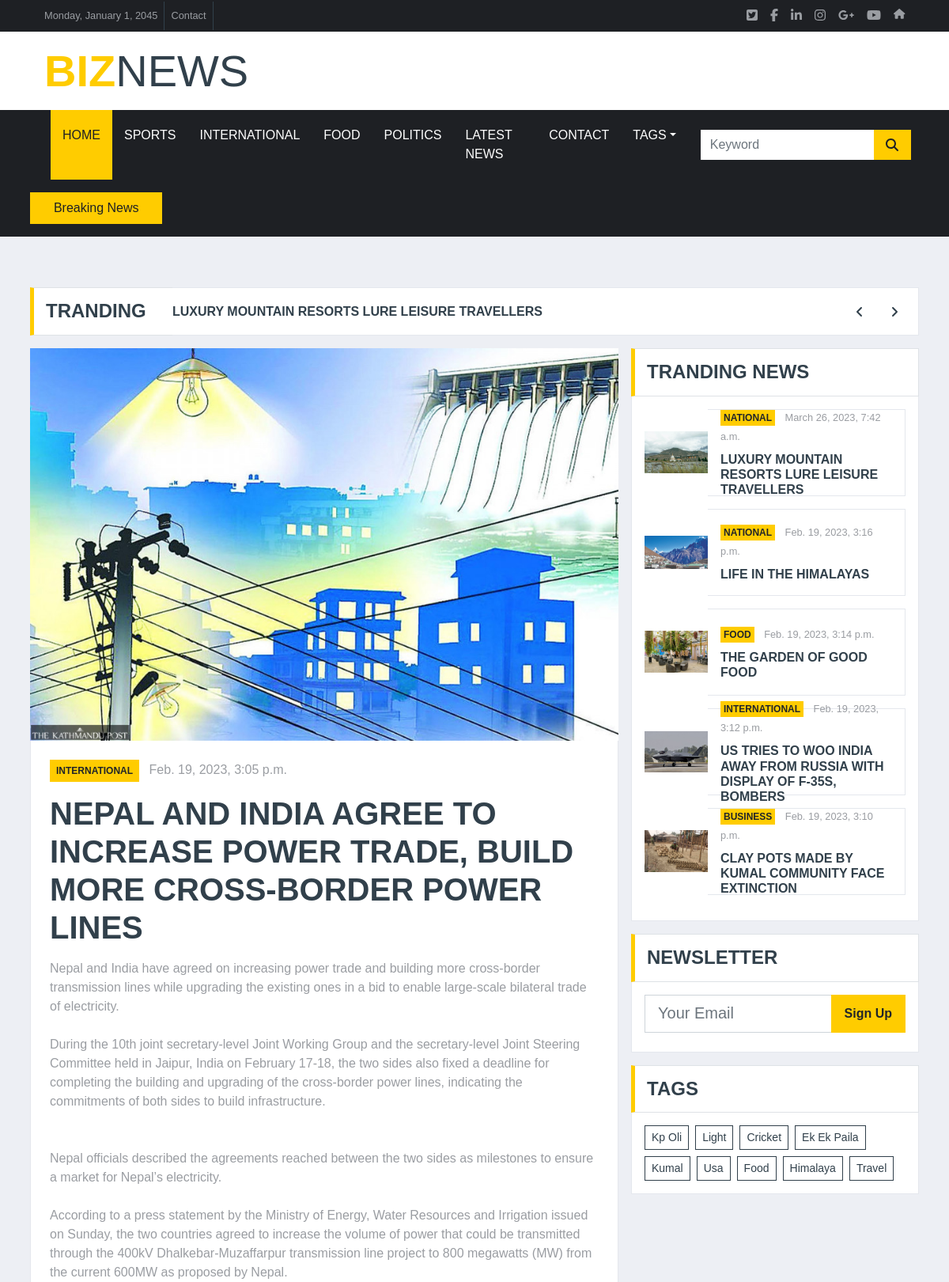
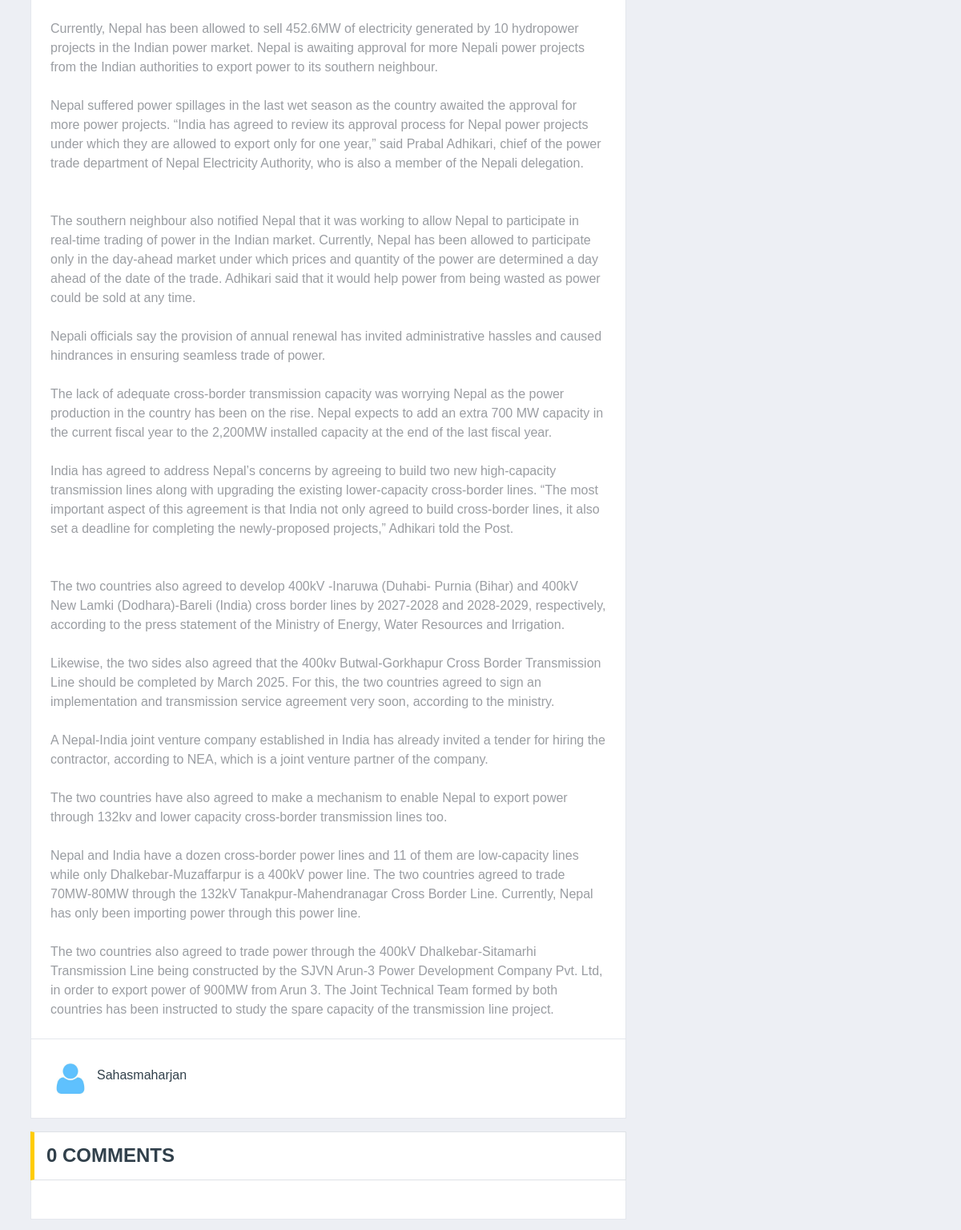
Screenshot of /post-detail/2/ (upper part) with the database file from the repository (2 pictures, top to bottom).
### biznews/models.py (models this page shows, shortened)
class TimeStampModel(models.Model):
    created_at = models.DateTimeField(auto_now_add=True)
    updated_at = models.DateTimeField(auto_now=True)
    class Meta:
        abstract = True

class Post(TimeStampModel):
    STATUS_CHOICES = (
        ("published", "Published"),
        ("unpublished", "Un-published"),
    )
    title = models.CharField(max_length=250)
    content = models.TextField()
    featured_image = models.ImageField(upload_to="post_images/%Y/%m/%d", blank=False)
    author = models.ForeignKey("auth.User", on_delete=models.CASCADE)
    published_at = models.DateTimeField(null=True, blank=True)
    views_count = models.PositiveBigIntegerField(default=0)
    status = models.CharField(max_length=20, choices=STATUS_CHOICES, default="unpublished")
    category = models.ForeignKey(Category, on_delete=models.CASCADE)
    tag = models.ManyToManyField(Tag)
    @property
    def latest_comments(self):
        comments = Comment.objects.filter(post=self).order_by("-created_at")
        return comments

class Category(TimeStampModel):
    name = models.CharField(max_length=50)

class Tag(TimeStampModel):
    name = models.CharField(max_length=50)

### biznews/views.py (the view)
class PostDetailView(DetailView):
    model = Post
    template_name = "biznew/detail.html"
    context_object_name = "post"
    def get_context_data(self, **kwargs):
        context = super().get_context_data(**kwargs)
        obj = self.get_object()
        obj.views_count += 1
        obj.save()
        context["recent_posts"] = Post.objects.filter(
            status = "published", published_at__isnull=False
        ).order_by("-published_at") [:5]
        context["recent_posts"] = Post.objects.filter(
            status = "published", published_at__isnull=False
        ).order_by("-published_at") [:5]
        return context

### biznews/navigation_context_processor.py (called while the page is built)
def navigation(request):
    categories = Category.objects.all()
    top_categories = (
        Post.objects.values("category__pk","category__name")
        .annotate(
            pk=F("category__pk"), name=F("category__name"), max_views=Sum("views_count")
        )
        .order_by("-views_count")
        .values("pk", "name", "max_views")
    )[:4]
    print(top_categories)
    tags = Tag.objects.all()[:10]
    return {
        "categories" : categories,
        "top_categories": top_categories,
        "tags" : tags,
    }

### templates/biznew/detail.html (shortened to what this page needs)
{% extends "biznew/base.html" %}
{% block content %}
  <div class="container-fluid mt-5 mb-3 pt-3">
    <div class="container">
      <div class="row align-items-center">
        <div class="col-12">
          <div class="d-flex justify-content-between">
            <div class="section-title border-right-0 mb-0" style="width: 180px">
              <h4 class="m-0 text-uppercase font-weight-bold">Tranding</h4>
            </div>
            <div class="owl-carousel tranding-carousel position-relative d-inline-flex align-items-center bg-white border border-left-0"
                 style="width: calc(100% - 180px);
                        padding-right: 100px">
              {% for recent_post in recent_posts %}
                <div class="text-truncate">
                  <a class="text-secondary text-uppercase font-weight-semi-bold" href="{% url 'post-detail' recent_post.pk %}">{{ recent_post.title }}</a>
                </div>
              {% endfor %}
            </div>
          </div>
        </div>
      </div>
    </div>
  </div>
  <div class="container-fluid">
    <div class="container">
      <div class="row">
        <div class="col-lg-8">
          {% include "biznew/main/detail/left/news_detail.html" %}
          {% include "biznew/main/detail/left/comment_list.html" %}
        </div>
        <div class="col-lg-4">
          {% include "biznew/main/detail/right/tranding.html" %}
          {% include "biznew/main/detail/right/newsletter.html" %}
          {% include "biznew/main/detail/right/tag.html" %}
        </div>
      </div>
    </div>
  </div>
{% endblock content %}

### templates/biznew/base.html (shortened to what this page needs)
{% load static %}
<!DOCTYPE html>
<html lang="en">
  <head>
    <link href="{% static 'css2.css' %}" rel="stylesheet" />
    <link href="{% static 'all.min.css' %}" rel="stylesheet" />
    <link href="{% static 'lib/owlcarousel/assets/owl.carousel.min.css' %}"
          rel="stylesheet"/>
    <link href="{% static 'css/style.css' %}" rel="stylesheet" />
  </head>
  <body>
    {% include "biznew/header/header.html" %}
    {% block content %}
    {% endblock content %}
  </body>
</html>

### templates/biznew/header/header.html (shortened to what this page needs)
{% load static %}
<div class="container-fluid d-none d-lg-block">
  <div class="row align-items-center bg-dark px-lg-5">
    <div class="col-lg-9">
      <nav class="navbar navbar-expand-sm bg-dark p-0">
        <ul class="navbar-nav ml-n2">
          <li class="nav-item border-right border-secondary">
            <a class="nav-link text-body small" href="#">Monday, January 1, 2045</a
              >
            </li>
            <li class="nav-item border-right border-secondary">
              <a class="nav-link text-body small" href="{% url 'contact' %}">Contact</a>
            </li>
          </ul>
        </nav>
      </div>
      <div class="col-lg-3 text-right d-none d-md-block">
        <nav class="navbar navbar-expand-sm bg-dark p-0">
          <ul class="navbar-nav ml-auto mr-n2">
            <li class="nav-item">
              <a class="nav-link text-body" href="#"><small class="fab fa-twitter-square"></small
              ></a>
            </li>
            <li class="nav-item">
              <a class="nav-link text-body" href="#"><small class="fab fa-facebook-f"></small
              ></a>
            </li>
            <li class="nav-item">
              <a class="nav-link text-body" href="#"><small class="fab fa-linkedin-in"></small
              ></a>
            </li>
            <li class="nav-item">
              <a class="nav-link text-body" href="#"><small class="fab fa-instagram"></small
              ></a>
            </li>
            <li class="nav-item">
              <a class="nav-link text-body" href="#"><small class="fab fa-google-plus-g"></small
              ></a>
            </li>
            <li class="nav-item">
              <a class="nav-link text-body" href="#"><small class="fab fa-youtube"></small
              ></a>
            </li>
            {% if user.is_authenticated %}
              <li class="nav-item">
                <a class="nav-link text-body"
                   href="{% url 'post-download' %}"
                   title="Download"><small class="fa-solid fa-download"></small
                ></a>
              </li>
              <li class="nav-item">
                <a class="nav-link text-body"
                   href="{% url 'category-list' %}"
                   title="Category"><small class="fa-solid fa-sun"></small
                ></a>
              </li>
              <li class="nav-item">
                <a class="nav-link text-body" href="{% url 'tag-list' %}" title="Tags"><small class="fa-solid fa-tag"></small
                ></a>
              </li>
              <li class="nav-item">
                <a class="nav-link text-body" href="{% url 'post-create' %}"><i class="fa fa-plus" aria-hidden="true"></i></a>
              </li>
              <li class="nav-item">
                <a class="nav-link text-body small"
                   href="{% url 'logout' %}"
                   title="Logout"><i class="fa-solid fa-house-user"></i></a>
              </li>
            {% else %}
              <li class="nav-item">
                <a class="nav-link text-body small"
                   href="{% url 'login' %}"
                   title="Login"><i class="fa-solid fa-house"></i></a>
              </li>
            {% endif %}
          </ul>
        </nav>
      </div>
    </div>
    <div class="row align-items-center bg-white py-3 px-lg-5">
      <div class="col-lg-4">
        <a href="/" class="navbar-brand p-0 d-none d-lg-block">
          <h1 class="m-0 display-4 text-uppercase text-primary">
            Biz<span class="text-secondary font-weight-normal">News</span>
          </h1>
        </a>
      </div>
    </div>
  </div>
  <div class="container-fluid p-0">
    <nav class="navbar navbar-expand-lg bg-dark navbar-dark py-2 py-lg-0 px-lg-5">
      <div class="collapse navbar-collapse justify-content-between px-0 px-lg-3"
           id="navbarCollapse">
        <div class="navbar-nav mr-auto py-0">
          <a href="/" class="nav-item nav-link active">Home</a>
          {% for category in top_categories %}
            <a href="{% url 'post-by-category' category.pk %}"
               class="nav-item nav-link">{{ category.name|title }}</a>
          {% endfor %}
          <a href="{% url 'post-list' %}" class="nav-item nav-link">Latest News</a>
          <a href="{% url 'contact' %}" class="nav-item nav-link">Contact</a>
          <div class="nav-item dropdown">
            <a href="#" class="nav-link dropdown-toggle" data-toggle="dropdown">Tags</a>
          </div>
        </div>
      </div>
      <form action="{% url 'post-search' %}" method="get">
        <div class="input-group ml-auto d-none d-lg-flex"
             style="width: 100%;
                    max-width: 300px">
          <input type="text"
                 class="form-control border-0"
                 placeholder="Keyword"
                 name="query"/>
          <div class="input-group-append">
            <button class="input-group-text bg-primary text-dark border-0 px-3">
              <i class="fa fa-search"></i>
            </button>
          </div>
        </div>
      </form>
    </div>
<div class="container-fluid bg-dark py-3 mb-3">
  <div class="container">
    <div class="row align-items-center bg-dark">
      <div class="col-12">
        <div class="d-flex justify-content-between">
          <div class="bg-primary text-dark text-center font-weight-medium py-2"
               style="width: 170px">Breaking News</div>
          <div class="owl-carousel tranding-carousel position-relative d-inline-flex align-items-center ml-3"
               style="width: calc(100% - 170px);
                      padding-right: 90px">
          </div>
        </div>
      </div>
    </div>
  </div>
</div>

### templates/biznew/main/detail/left/news_detail.html
{% load static %}
<div class="position-relative mb-3">
    <img class="img-fluid w-100" src="{{ post.featured_image.url }}" alt="{{ post.title }} style="object-fit: cover;" />
    <div class="bg-white border border-top-0 p-4">
        <div class="mb-3">
            <a class="badge badge-primary text-uppercase font-weight-semi-bold p-2 mr-2"
               href="">{{ post.category.name }}</a>
            <a class="text-body" href="">{{ post.published_at }}</a>
        </div>
        <h1 class="mb-3 text-secondary text-uppercase font-weight-bold">{{ post.title }}</h1>
        {{ post.content | linebreaksbr }}
    </div>
    <div class="d-flex justify-content-between bg-white border border-top-0 p-4">
        <div class="d-flex align-items-center">
            <img class="rounded-circle mr-2"
                 src="{% static "img/login.jpg" %}"
                 alt="{{ post.author.username }}"
                 width="50"
                 height="50">
            <a href="#">
                <h6>{{ post.author.username }}</h6>
            </a>
        </div>
    </div>
</div>

### templates/biznew/main/detail/left/comment_list.html (shortened to what this page needs)
{% load static %}
<div class="mb-3">
    <div class="section-title mb-0">
        <h4 class="m-0 text-uppercase font-weight-bold">{{ post.latest_comments.count }} Comments</h4>
    </div>
    <div class="bg-white border border-top-0 p-4">
        </div>
    </div>

### templates/biznew/main/detail/right/tranding.html
{% load static %}
<div class="mb-3">
  <div class="section-title mb-0">
    <h4 class="m-0 text-uppercase font-weight-bold">Tranding News</h4>
  </div>
  <div class="bg-white border border-top-0 p-3">
    {% for recent_post in recent_posts %}
      <div class="d-flex align-items-center bg-white mb-3" style="height: 110px">
        <img class="img-fluid"
             src="{{ recent_post.featured_image.url }}"
             alt="{{ recent_post.title }}"
             width="80px"/>
        <div class="w-100 h-100 px-3 d-flex flex-column justify-content-center border border-left-0">
          <div class="mb-2">
            <a class="badge badge-primary text-uppercase font-weight-semi-bold p-1 mr-2"
               href="">{{ recent_post.category.name }}</a>
            <a class="text-body" href=""><small>{{ recent_post.published_at }}</small></a>
          </div>
          <a class="h6 m-0 text-secondary text-uppercase font-weight-bold"
             href="{% url 'post-detail' recent_post.pk %}">{{ recent_post.title }}</a>
        </div>
      </div>
    {% endfor %}
  </div>
</div>

### templates/biznew/main/detail/right/newsletter.html (shortened to what this page needs)
<div class="mb-3">
  <div class="section-title mb-0">
    <h4 class="m-0 text-uppercase font-weight-bold">Newsletter</h4>
  </div>
  <div class="bg-white text-center border border-top-0 p-3">
    <form action="" method="post" id="news_letter_side_form">
      <div class="input-group mb-2" style="width: 100%">
        <input type="email"
               class="form-control form-control-lg"
               placeholder="Your Email"
               name="email"/>
        <div class="input-group-append">
          <button class="btn btn-primary font-weight-bold px-3">Sign Up</button>
        </div>
      </div>
    </form>
  </div>
</div>

### templates/biznew/main/detail/right/tag.html
<div class="mb-3">
  <div class="section-title mb-0">
    <h4 class="m-0 text-uppercase font-weight-bold">Tags</h4>
  </div>
  <div class="bg-white border border-top-0 p-3">
    <div class="d-flex flex-wrap m-n1">
      {% for tag in tags %}
        <a href="{% url 'post-by-tag' tag.pk %}"
           class="btn btn-sm btn-outline-secondary m-1">{{ tag.name|title }}</a>
      {% endfor %}
    </div>
  </div>
</div>

### templates/biznew/footer/footer.html (shortened to what this page needs)
{% load static %}

### rows the page displays
Post: title "LUXURY MOUNTAIN RESORTS LURE LEISURE TRAVELLERS", featured_image (picture), category.name "NATIONAL", published_at "March 26, 2023, 7:42 a.m."
Post: featured_image (picture), category.name "INTERNATIONAL", published_at "Feb. 19, 2023, 3:05 p.m.", title "NEPAL AND INDIA AGREE TO INCREASE POWER TRADE, BUILD MORE CROSS-BORDER POWER LINES", content "Nepal and India have agreed on increasing power trade and building more cross-border transmission lines while upgrading the existing ones in a bid to enable large-scale bilateral trade of electricity. During the 10th joint secretary-level Joint Working Group and the secretary-level Joint Steering Committee held in Jaipur, India on February 17-18, the two sides also fixed a deadline for completing the building and upgrading of the cross-border power lines, indicating the commitments of both sides to build infrastructure. Nepal officials described the agreements reached between the two sides as milestones to ensure a market for Nepal’s electricity. According to a press statement by the…", author.username "Sahasmaharjan", latest_comments.count "0"
Post: featured_image (picture), category.name "NATIONAL", published_at "Feb. 19, 2023, 3:16 p.m.", title "LIFE IN THE HIMALAYAS"
Post: featured_image (picture), category.name "FOOD", published_at "Feb. 19, 2023, 3:14 p.m.", title "THE GARDEN OF GOOD FOOD"
Post: featured_image (picture), category.name "INTERNATIONAL", published_at "Feb. 19, 2023, 3:12 p.m.", title "US TRIES TO WOO INDIA AWAY FROM RUSSIA WITH DISPLAY OF F-35S, BOMBERS"
Post: featured_image (picture), category.name "BUSINESS", published_at "Feb. 19, 2023, 3:10 p.m.", title "CLAY POTS MADE BY KUMAL COMMUNITY FACE EXTINCTION"
Tag: name "Kp Oli"
Tag: name "Light"
Tag: name "Cricket"
Tag: name "Ek Ek Paila"
Tag: name "Kumal"
Tag: name "Usa"
Tag: name "Food"
Tag: name "Himalaya"
Tag: name "Travel"

### other values shown
{{ category.name|title }} "SPORTS" "INTERNATIONAL" "FOOD" "POLITICS"
